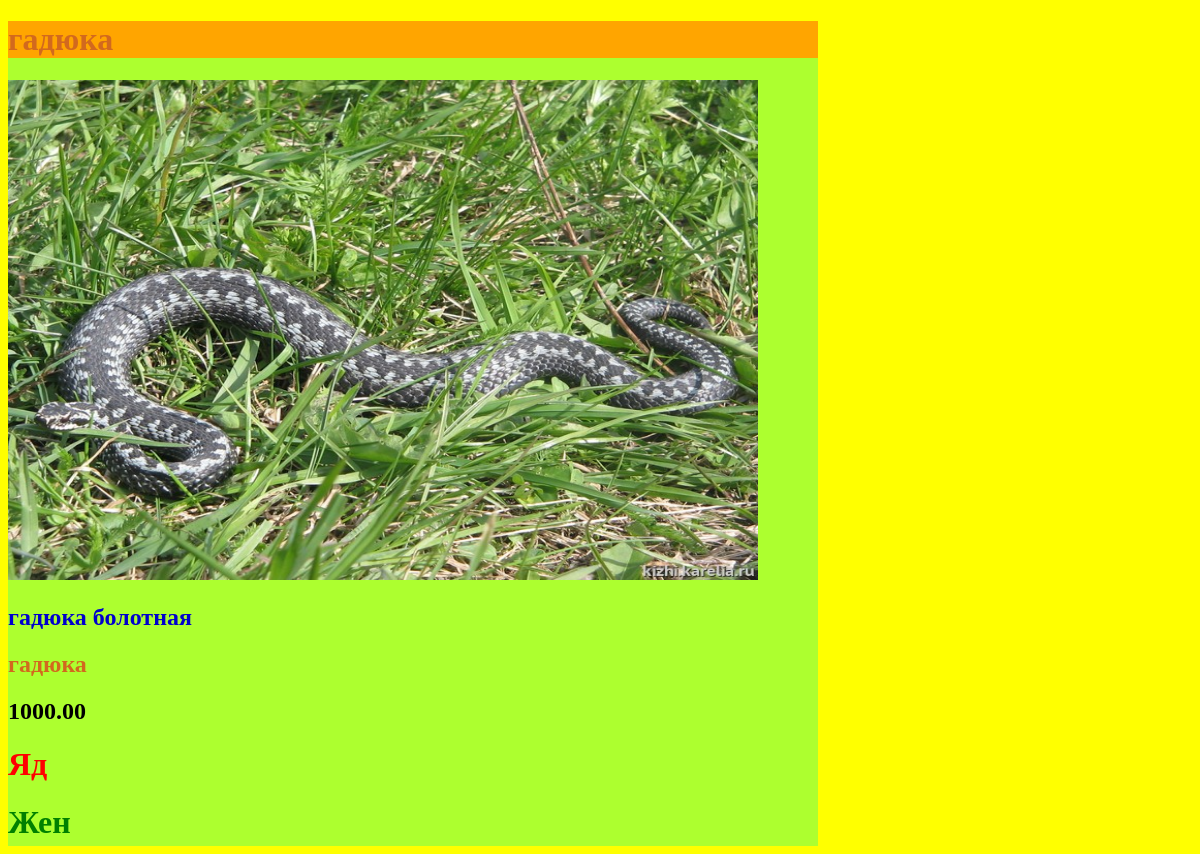
The page /one/1/ on the database its author committed.
### catalog/models.py (models this page shows, shortened)
class Snake(models.Model):
    name = models.CharField(max_length=30, verbose_name='Название')
    species = models.CharField(max_length=30, verbose_name='Вид')
    cost = models.DecimalField(max_digits=7, decimal_places=2, default=0)
    description = models.TextField(verbose_name='Описание')
    image = models.ImageField(upload_to='media/', verbose_name='Фото')
    birthdate = models.DateTimeField(verbose_name='Возраст')
    poison = models.CharField(choices=poison, verbose_name='Ядовитость')
    gender = models.CharField(choices=genders, verbose_name='Пол')
    created = models.DateTimeField(auto_now_add=True, verbose_name='Создано')
    updated = models.DateTimeField(auto_now=True, verbose_name='Обновлено')
    class Meta:
        ordering = ['-created']

### catalog/views.py (the view)
# urls.py: path('one/<int:id>/', views.return_one_snake, name='return_one_snake'),
def return_one_snake(request, id):
    snake = Snake.objects.get(id=id)
    return render(request, 'one.html', {'snake': snake})

### catalog/templates/one.html
{% extends 'base.html' %}
{% block content %}
<div class="background">
    <div class="background_cart_one">
    <h1 class="name">{{snake.name}}</h1>
    <img class="photo_one" src="{{snake.image.url}}">
    <h2 class="description">{{snake.description}}</h2>
    <h2 class="species">{{snake.species}}</h2>
    <h2 class="cost">{{snake.cost}}</h2>
    <h1 class="poison">{{snake.poison}}</h1>
    <h1 class="gender">{{snake.gender}}</h1>
    </div>
</div>
{% endblock %}

### static/css/style.css (style rules this page uses)
.background { background-color:Yellow; }
.background_cart_one { background-color:GreenYellow; color:Chocolate; width:810px; height:825px; }
.name { background-color:Orange; }
.photo_one { width:750px; height:500px; }
.species { color:Chocolate; }
.cost { color:Black; }
.poison { color:Red; }
.gender { color:Green; }
body { background-color:Yellow; }
.description { color: rgb(0, 0, 205); }

### rows shown on the page
Snake: name "гадюка", image (picture), description "гадюка болотная", species "гадюка", cost "1000.00", poison "Яд", gender "Жен"
